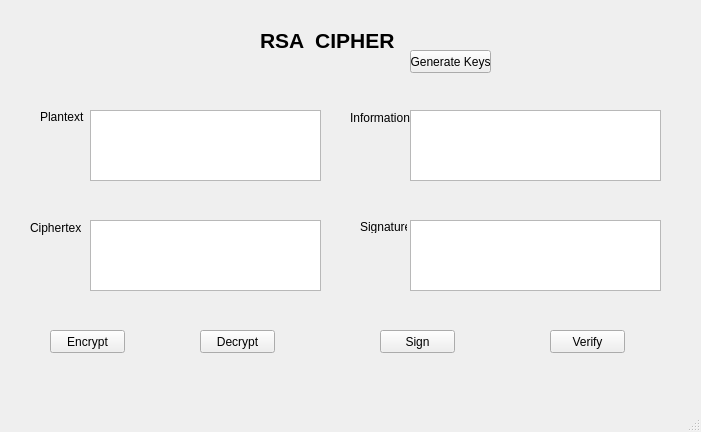
<?xml version="1.0" encoding="UTF-8"?>
<ui version="4.0">
 <class>MainWindow</class>
 <widget class="QMainWindow" name="MainWindow">
  <property name="geometry">
   <rect>
    <x>0</x>
    <y>0</y>
    <width>701</width>
    <height>432</height>
   </rect>
  </property>
  <property name="windowTitle">
   <string>MainWindow</string>
  </property>
  <widget class="QWidget" name="centralwidget">
   <widget class="QLabel" name="label">
    <property name="geometry">
     <rect>
      <x>260</x>
      <y>30</y>
      <width>161</width>
      <height>21</height>
     </rect>
    </property>
    <property name="font">
     <font>
      <pointsize>16</pointsize>
      <weight>75</weight>
      <bold>true</bold>
     </font>
    </property>
    <property name="text">
     <string>RSA  CIPHER</string>
    </property>
   </widget>
   <widget class="QLabel" name="label_2">
    <property name="geometry">
     <rect>
      <x>40</x>
      <y>110</y>
      <width>47</width>
      <height>13</height>
     </rect>
    </property>
    <property name="text">
     <string>Plantext</string>
    </property>
   </widget>
   <widget class="QLabel" name="tddju">
    <property name="geometry">
     <rect>
      <x>30</x>
      <y>220</y>
      <width>51</width>
      <height>16</height>
     </rect>
    </property>
    <property name="text">
     <string>Ciphertext</string>
    </property>
   </widget>
   <widget class="QLabel" name="Information">
    <property name="geometry">
     <rect>
      <x>350</x>
      <y>110</y>
      <width>61</width>
      <height>16</height>
     </rect>
    </property>
    <property name="text">
     <string>Information</string>
    </property>
   </widget>
   <widget class="QLabel" name="lab_04">
    <property name="geometry">
     <rect>
      <x>360</x>
      <y>220</y>
      <width>47</width>
      <height>13</height>
     </rect>
    </property>
    <property name="text">
     <string>Signature</string>
    </property>
   </widget>
   <widget class="QPlainTextEdit" name="txtPlantext">
    <property name="geometry">
     <rect>
      <x>90</x>
      <y>110</y>
      <width>231</width>
      <height>71</height>
     </rect>
    </property>
   </widget>
   <widget class="QPlainTextEdit" name="txtCiphertext">
    <property name="geometry">
     <rect>
      <x>90</x>
      <y>220</y>
      <width>231</width>
      <height>71</height>
     </rect>
    </property>
   </widget>
   <widget class="QPlainTextEdit" name="txtInformation">
    <property name="geometry">
     <rect>
      <x>410</x>
      <y>110</y>
      <width>251</width>
      <height>71</height>
     </rect>
    </property>
   </widget>
   <widget class="QPlainTextEdit" name="txtSignature">
    <property name="geometry">
     <rect>
      <x>410</x>
      <y>220</y>
      <width>251</width>
      <height>71</height>
     </rect>
    </property>
   </widget>
   <widget class="QPushButton" name="btnEncrypt">
    <property name="geometry">
     <rect>
      <x>50</x>
      <y>330</y>
      <width>75</width>
      <height>23</height>
     </rect>
    </property>
    <property name="text">
     <string>Encrypt</string>
    </property>
   </widget>
   <widget class="QPushButton" name="btnDecrypt">
    <property name="geometry">
     <rect>
      <x>200</x>
      <y>330</y>
      <width>75</width>
      <height>23</height>
     </rect>
    </property>
    <property name="text">
     <string>Decrypt</string>
    </property>
   </widget>
   <widget class="QPushButton" name="btnSign">
    <property name="geometry">
     <rect>
      <x>380</x>
      <y>330</y>
      <width>75</width>
      <height>23</height>
     </rect>
    </property>
    <property name="text">
     <string>Sign</string>
    </property>
   </widget>
   <widget class="QPushButton" name="btnVerify">
    <property name="geometry">
     <rect>
      <x>550</x>
      <y>330</y>
      <width>75</width>
      <height>23</height>
     </rect>
    </property>
    <property name="text">
     <string>Verify</string>
    </property>
   </widget>
   <widget class="QPushButton" name="btnGenerateKeys">
    <property name="geometry">
     <rect>
      <x>410</x>
      <y>50</y>
      <width>81</width>
      <height>23</height>
     </rect>
    </property>
    <property name="text">
     <string>Generate Keys</string>
    </property>
   </widget>
  </widget>
  <widget class="QMenuBar" name="menubar">
   <property name="geometry">
    <rect>
     <x>0</x>
     <y>0</y>
     <width>701</width>
     <height>21</height>
    </rect>
   </property>
  </widget>
  <widget class="QStatusBar" name="statusbar"/>
 </widget>
 <resources/>
 <connections/>
</ui>
